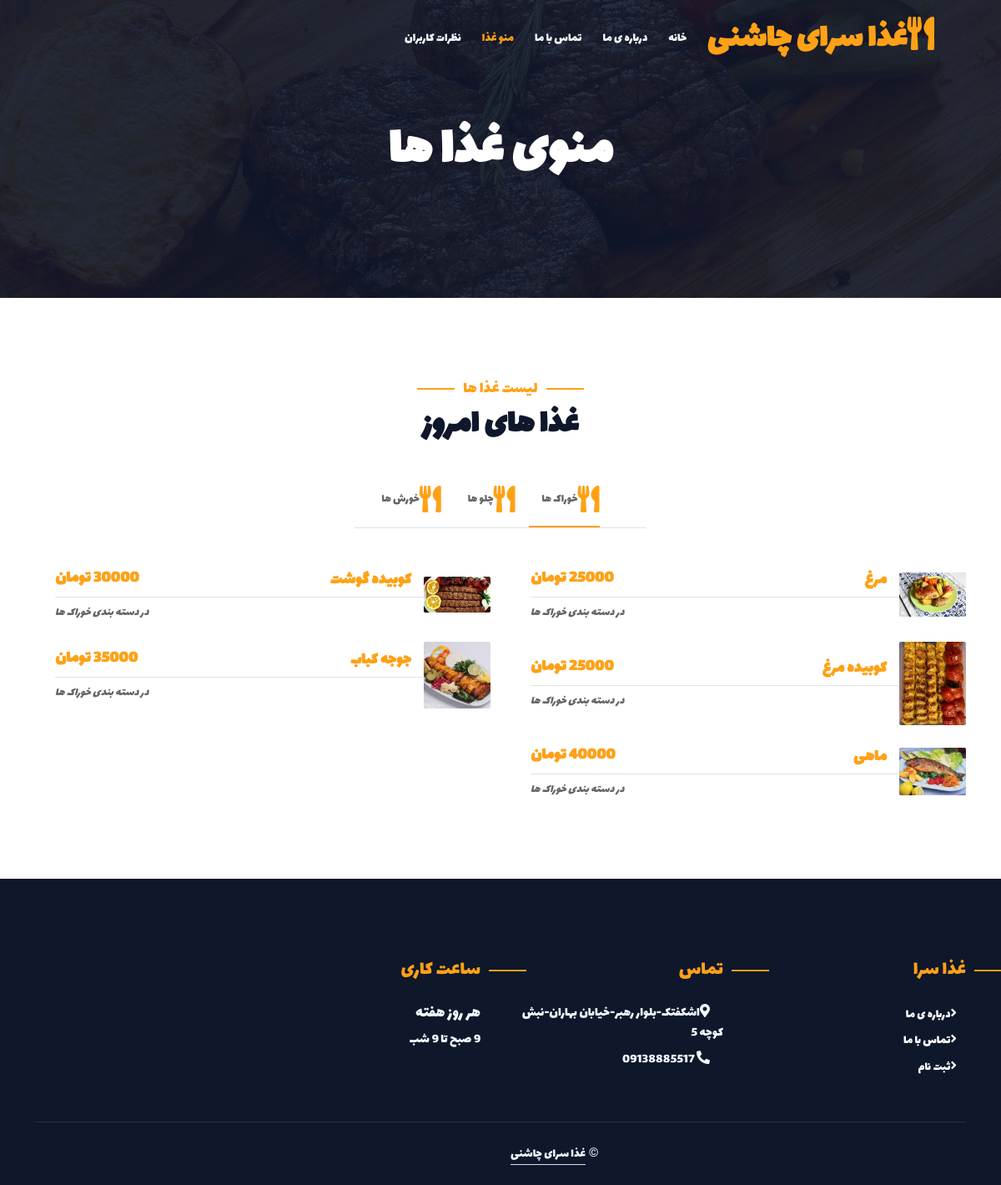
The app's page /menu/ with its own data.
### home_app/models.py (models this page shows, shortened)
class Food(models.Model):
    foodName=models.CharField(max_length=30,default='')
    foodPrice=models.IntegerField(default=0)
    foodImage=models.CharField(max_length=30,default='')
    category=models.CharField(max_length=20,default='')
    likesCount=models.IntegerField(default=10)

### home_app/views.py (the view)
# urls.py: path('menu/',menu),
def menu(request):
    return render(request,"home_app/menu.html",context={"chelo":cheloList(),"khorak":khorakList(),"khoresh":KhoreshList()})

### home_app/views.py (called while the page is built)
def cheloList():
    return Food.objects.filter(category='پلو')

def khorakList():
    return Food.objects.filter(category='خوراک')

def KhoreshList():
    return Food.objects.filter(category='خورش')

### home_app/templates/home_app/menu.html (shortened to what this page needs)
<!DOCTYPE html>
<html lang="en">
<head>
    {%load static%}
    <link href="https://cdnjs.cloudflare.com/ajax/libs/font-awesome/5.10.0/css/all.min.css" rel="stylesheet">
    <link href="https://cdn.jsdelivr.net/npm/bootstrap-icons@1.4.1/font/bootstrap-icons.css" rel="stylesheet">
    <link href="{%static 'home_app/lib/animate/animate.min.css'%}" rel="stylesheet">
    <link href="{%static 'home_app/lib/owlcarousel/assets/owl.carousel.min.css'%}" rel="stylesheet">
    <link href="{%static 'home_app/lib/tempusdominus/css/tempusdominus-bootstrap-4.min.css'%}" rel="stylesheet" />
    <link href="{%static 'home_app/css/bootstrap.min.css'%}" rel="stylesheet">
    <link href="{%static 'home_app/css/style.css'%}" rel="stylesheet">
</head>
<body dir="rtl">
    <div class="container-xxl bg-white p-0">
        <div class="container-xxl position-relative p-0">
            <nav class="navbar navbar-expand-lg navbar-dark bg-dark px-4 px-lg-5 py-3 py-lg-0" >
                <a href="/" class="navbar-brand p-0" id="setFont">
                    <h1 class="text-primary m-0" id="setFont" ><i class="fa fa-utensils me-3"></i>غذا سرای چاشنی</h1>
                </a>
                <div class="collapse navbar-collapse" id="navbarCollapse">
                    <div class="navbar-nav ms-auto py-0 pe-4" id="setFont">
                        <a href="/" class="nav-item nav-link">خانه</a>
                        <a href="/about" class="nav-item nav-link">درباره ی ما</a>
                        <a href="/contact" class="nav-item nav-link">تماس با ما</a>
                        <a href="/menu" class="nav-item nav-link active">منو غذا</a>
                        <a href="/comments" class="nav-item nav-link">نظرات کاربران</a>
                    </div>
                </div>
            </nav>
            <div class="container-xxl py-5 bg-dark hero-header mb-5">
                <div class="container text-center my-5 pt-5 pb-4">
                    <h1 class="display-3 text-white mb-3 animated slideInDown" style="font-family: lalezar;">منوی غذا ها</h1>
                </div>
            </div>
        </div>
        <div class="container-xxl py-5">
            <div class="container">
                <div class="text-center wow fadeInUp" data-wow-delay="0.1s">
                    <h5 id="setFont" class="section-title ff-secondary text-center text-primary fw-normal">لیست غذا ها</h5>
                    <h1 class="mb-5" id="setFont" style="text-align: center;">غذا های امروز</h1>
                </div>
                <div class="tab-class text-center wow fadeInUp" data-wow-delay="0.1s">
                    <ul class="nav nav-pills d-inline-flex justify-content-center border-bottom mb-5" id="setFont">
                        <li class="nav-item">
                            <a class="d-flex align-items-center text-start mx-3 ms-0 pb-3 active" data-bs-toggle="pill" href="#tab-1">
                                <i class="fa fa-utensils fa-2x text-primary"></i>
                                <div class="ps-3">
                                    <small class="text-body">خوراک ها</small>
                                </div>
                            </a>
                        </li>
                        <li class="nav-item">
                            <a class="d-flex align-items-center text-start mx-3 pb-3" data-bs-toggle="pill" href="#tab-2">
                                <i class="fa fa-utensils fa-2x text-primary"></i>
                                <div class="ps-3">
                                    <small class="text-body">چلو ها</small>
                                </div>
                            </a>
                        </li>
                        <li class="nav-item">
                            <a class="d-flex align-items-center text-start mx-3 me-0 pb-3" data-bs-toggle="pill" href="#tab-3">
                                <i class="fa fa-utensils fa-2x text-primary"></i>
                                <div class="ps-3">
                                    <small class="text-body">خورش ها</small>
                                </div>
                            </a>
                        </li>
                    </ul>
                    <div class="tab-content">
                        <div id="tab-1" class="tab-pane fade show p-0 active">
                            <div class="row g-4">
                                {% for food in khorak%}
                                <div class="col-lg-6">
                                    <div class="d-flex align-items-center" id="setFont">
                                        <img class="flex-shrink-0 img-fluid rounded" src="{% static 'home_app/img/'%}{{food.foodImage}}" alt="" style="width: 80px;">
                                        <div class="w-100 d-flex flex-column text-start ps-4">
                                            <h5 class="d-flex justify-content-between border-bottom pb-2">
                                                <a href="{{food.foodName}}"><span id="setFont" style="padding-right: 15px;">{{food.foodName}}</span></a>
                                                <span class="text-primary" id="setFont">{{food.foodPrice}} تومان</span>
                                            </h5>
                                            <small class="fst-italic">در دسته بندی خوراک ها</small>
                                        </div>
                                    </div>
                                </div>
                                {% endfor %}
                            </div>
                        </div>
                    </div>
                </div>
            </div>
        </div>
        <div class="container-fluid bg-dark text-light footer pt-5 mt-5 wow fadeIn" data-wow-delay="0.1s" dir="rtl">
            <div class="container py-5">
                <div class="row g-5">
                    <div class="col-lg-3 col-md-6" dir="rtl">
                        <h4 class="section-title ff-secondary text-start text-primary fw-normal mb-4" id="setFont">غذا سرا</h4>
                        <a id="setFont" class="btn btn-link" href="/about">درباره ی ما</a>
                        <a id="setFont" class="btn btn-link" href="/contact">تماس با ما</a>
                        <a id="setFont" class="btn btn-link" href="" onclick="signinMessage()">ثبت نام</a>
                    </div>
                    <div class="col-lg-3 col-md-6" id="setFont">
                        <h4 class="section-title ff-secondary text-start text-primary fw-normal mb-4" id="setFont">تماس</h4>
                        <p class="mb-2"><i class="fa fa-map-marker-alt me-3"></i>اشکفتک-بلوار رهبر-خیابان بهاران-نبش کوچه 5 </p>
                        <p class="mb-2"><i class="fa fa-phone-alt me-3"></i> 09138885517</p>
                    </div>
                    <div class="col-lg-3 col-md-6" id="setFont">
                        <h4 class="section-title ff-secondary text-start text-primary fw-normal mb-4" id="setFont">ساعت کاری</h4>
                        <h5 class="text-light fw-normal" id="setFont">هر روز هفته</h5>
                        <p>9 صبح تا 9 شب</p>
                    </div>
                </div>
            </div>
            <div class="container">
                <div class="copyright">
                    <div class="row">
                        <div class="col-md-6 text-center text-md-start mb-3 mb-md-0">
                            &copy; <a class="border-bottom" href="#" id="setFont">غذا سرای چاشنی</a>
                        </div>
                    </div>
                </div>
            </div>
        </div>
    </div>
</body>
</html>

### home_app/static/home_app/css/style.css (style rules this page uses)
:root { --primary: #FEA116; --light: #F1F8FF; --dark: #0F172B; }
.ff-secondary { font-family: 'Pacifico', cursive; }
.btn { font-family: 'Nunito', sans-serif; font-weight: 500; text-transform: uppercase; transition: .5s; }
.navbar-dark .navbar-nav .nav-link { position: relative; margin-left: 25px; padding: 35px 0; font-size: 15px; color: var(--light) !important; text-transform: uppercase; font-weight: 500; outline: none; transition: .5s; }
.navbar-dark .navbar-nav .nav-link:hover, .navbar-dark .navbar-nav .nav-link.active { color: var(--primary) !important; }
@media (min-width: 992px) { .navbar-dark { position: absolute; width: 100%; top: 0; left: 0; z-index: 999; background: transparent !important; } }
.hero-header { background: linear-gradient(rgba(15, 23, 43, .9), rgba(15, 23, 43, .9)), url(../img/bg-hero.jpg); background-position: center center; background-repeat: no-repeat; background-size: cover; }
.section-title { position: relative; display: inline-block; }
.section-title::before { position: absolute; content: ""; width: 45px; height: 2px; top: 50%; left: -55px; margin-top: -1px; background: var(--primary); }
.section-title::after { position: absolute; content: ""; width: 45px; height: 2px; top: 50%; right: -55px; margin-top: -1px; background: var(--primary); }
.section-title.text-start::before, .section-title.text-end::after { display: none; }
.nav-pills .nav-item .active { border-bottom: 2px solid var(--primary); }
.footer .btn.btn-link { display: block; margin-bottom: 5px; padding: 0; text-align: left; color: #FFFFFF; font-size: 15px; font-weight: normal; text-transform: capitalize; transition: .3s; }
.footer .btn.btn-link::before { position: relative; content: "\f105"; font-family: "Font Awesome 5 Free"; font-weight: 900; margin-right: 10px; }
.footer .copyright { padding: 25px 0; font-size: 15px; border-top: 1px solid rgba(256, 256, 256, .1); }
.footer .copyright a { color: var(--light); }

### home_app/templates/home_app/menu.html (style rules this page uses)
#setFont { font-family: lalezar; text-align: right; }

### records on screen
Food: foodImage (picture), foodName "مرغ", foodPrice "25000"
Food: foodImage (picture), foodName "کوبیده گوشت", foodPrice "30000"
Food: foodImage (picture), foodName "کوبیده مرغ", foodPrice "25000"
Food: foodImage (picture), foodName "جوجه کباب", foodPrice "35000"
Food: foodImage (picture), foodName "ماهی", foodPrice "40000"
